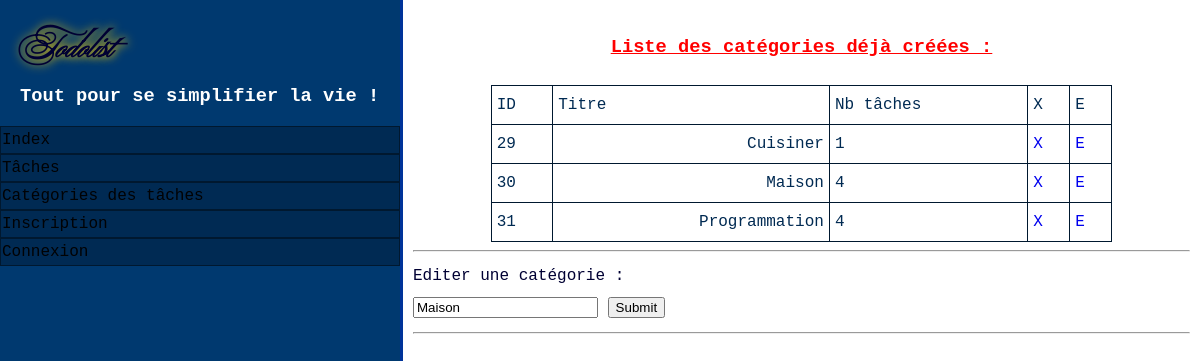
The app's page /categories.php?editer=30 with its own data.
### tables this page shows
CREATE TABLE `categories` (
  `id` int(11) NOT NULL,
  `categorie` varchar(100) NOT NULL
);

### includes/php/include_categories.php (the view, shortened to what this page needs)
<?php
function show_categories($pdo)
{
	$stmt = $pdo->query('SELECT categories.id, categories.categorie, COUNT(taches.id)'
						. ' `nbTaches` FROM categories'
						. ' LEFT JOIN taches ON taches.id_categorie = categories.id'
						. ' GROUP BY categories.id');
	while($row = $stmt->fetch())
	{
		echo "<tr>" . PHP_EOL
		. "<td>" . $row['id'] . "</td>" . PHP_EOL
		. "<td class='titre_tache'>" . htmlentities($row['categorie']) . "</td>" . PHP_EOL
		. "<td class=''>" . $row['nbTaches'] . "</td>" . PHP_EOL
		. "<td><a href=\"categories.php?delete_id=" . $row['id'] . "\">X</a></td>" . PHP_EOL
		. "<td><a href=\"categories.php?editer=" . $row['id'] . "\">E</a></td>" . PHP_EOL
		. "</tr>\n";
	}
}
if(isset($_GET['editer']))
{
	$editer = '_editer';
	$sql_query = 'SELECT categorie FROM categories WHERE id = ?';
	$stmt = $pdo->prepare($sql_query);
	$stmt->execute([$_GET['editer']]);
	$nb_categories=$stmt->rowCount();
	if($nb_categories == 1)
	{
		$form_usage = 'Editer';
		$editer_url = 'editer=' . $_GET['editer'];
		$f_category = $stmt->fetchColumn();
	}
}
?>

### www/categories.php (shortened to what this page needs)
<?php
require_once('../includes/php/include_base.php');
require_once('../includes/php/include_categories.php');
?>
<table class="bloc_infos">
	<h3>Liste des catégories déjà créées :</h3>
<tr><td>ID</td><td>Titre</td><td>Nb tâches</td><td>X</td><td>E</td></tr>
<?php
show_categories($pdo)
?>
</table>
<hr />
<?php echo $form_usage; ?> une catégorie :
<form action="categories.php?<?=$editer_url?>" method="post">
	<input type="text" name="category<?=$editer?>" value="<?=htmlentities($f_category)?>"/>
	<input type="submit">
</form>
<hr />
<?php
require_once('../includes/html/include_footer.php');
?>

### www/css/design.css (style rules this page uses)
html, body { height: 100%; margin: 0; }
header { padding: 0; margin: 0; }
table { margin: auto; width: 80%; }
table, tr, td { border: 1px solid #00182F; color: #002A52; border-collapse: collapse; }
tr, td { padding: 3px 5px 3px 5px; }
.titre_tache { text-align: right; }
a { text-decoration: none; }
.page { padding: 0; margin: 0; display: flex; flex-direction: row; min-height: 100%; }
.page > div.menu { background-color: #00396F; width: 400px; color: white; }
h1 { color: #000033; text-shadow: #FC0 1px 0 10px; font-family: 'balletregular', "Lucida Console", "Courier New", monospace; padding: 10px 20px 0px 20px; }
.menu h3 { color: white; font-family: 'martelheavy', "Lucida Console", "Courier New", monospace; padding: 0px 20px; }
#menu { width: 100%; overflow: auto; }
ul { margin: 0; padding: 0; white-space: nowrap; }
ul li { color: #4E759B; background-color: #002A53; margin: 0; padding: 0; width: calc(100%-7px); }
ul > li > a { font-family: 'martelheavy', "Lucida Console", "Courier New", monospace; color: #000204; background-color: #002A53; border: 1px solid #00182F; text-decoration: none; display: inline-block; box-sizing: border-box; width: 100%; margin: 0; padding: 4px 1px; }
.texte { width: calc(100%-5px); flex: 1; display: block; padding: 0px 5px; color: #002A53; border-left: 3px solid #003399; padding: 10px; background-color: #FFFFFF; text-align: justify; font-family: 'martelheavy', "Lucida Console", "Courier New", monospace; color: #000033; line-height: 2; }
.texte h3 { text-align: center; color: red; text-decoration: underline; }

### records on screen
categories: id "29", categorie "Cuisiner", nbTaches "1"
categories: id "30", categorie "Maison", nbTaches "4", category_editer "Maison"
categories: id "31", categorie "Programmation", nbTaches "4"

### other values on screen
$form_usage "Editer"
